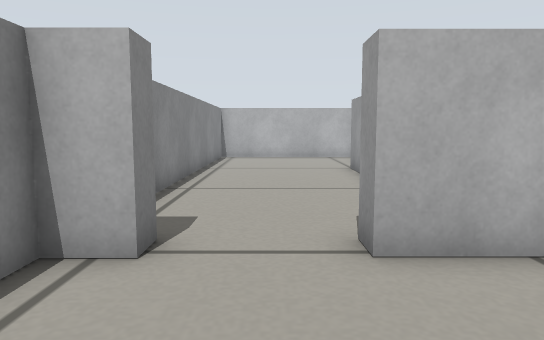
[1] (above)

13 first-person views from a walk through a world built for the Gazebo simulator. The camera is 0.29 m above the floor, tilts 6° down and sees 70° across. The floor is counted in squares, 0.2 m on a side. Each view is taken from the middle of a square. On the plan, view 1 faces up. The plan holds only what a view shows up to about 16 squares ahead; the rest is blank.

[2]
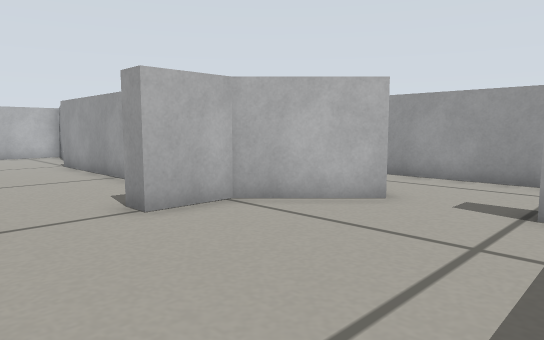

[3]
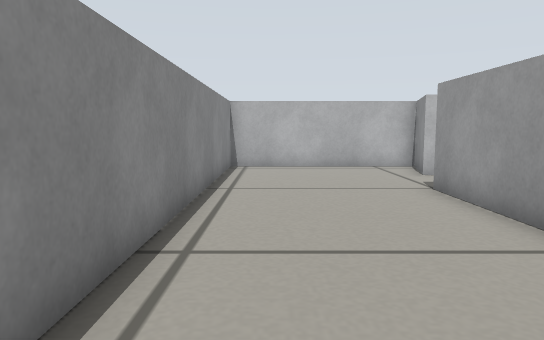

[4]
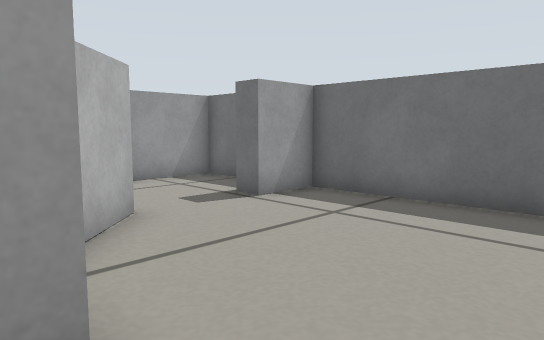

[5]
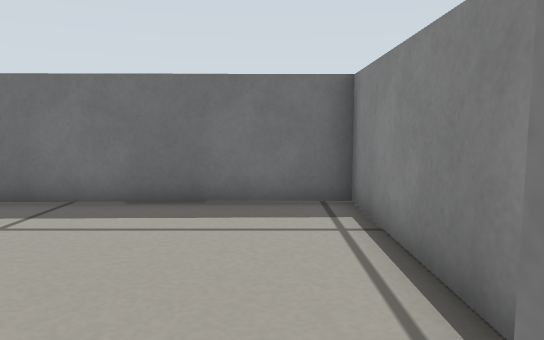

[6]
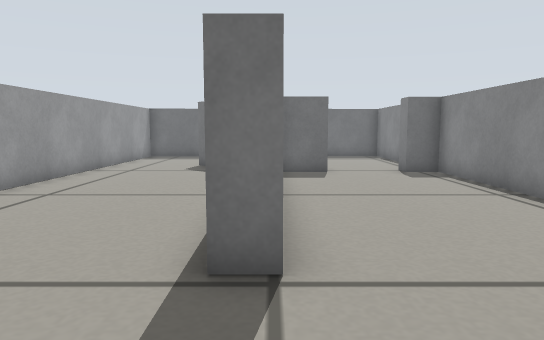

[7]
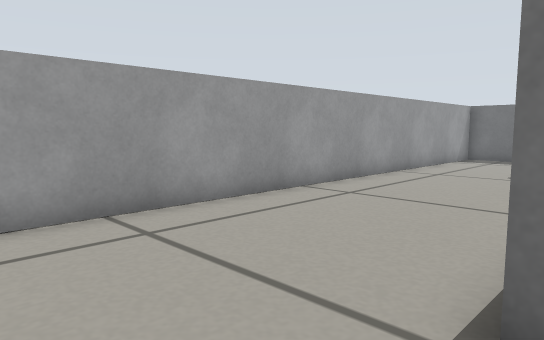

[8]
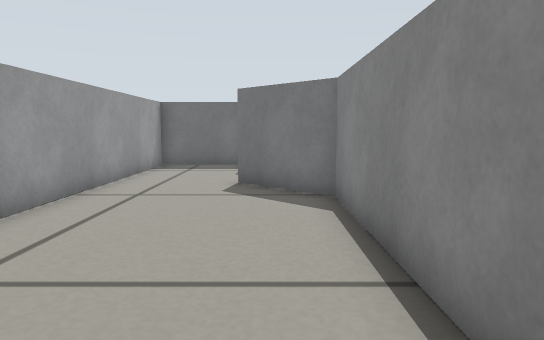

[9]
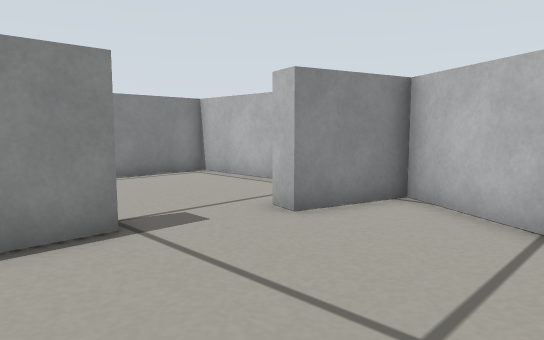

[10]
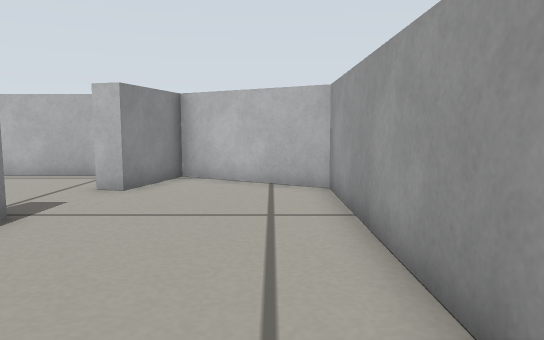

[11]
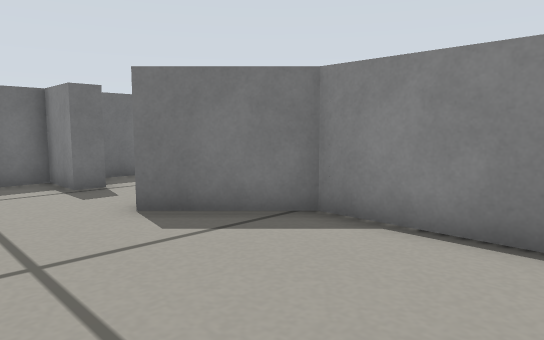

[12]
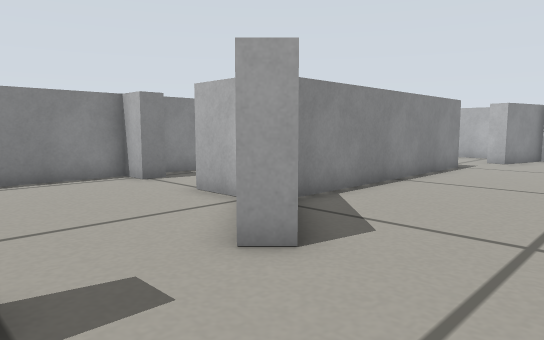

[13]
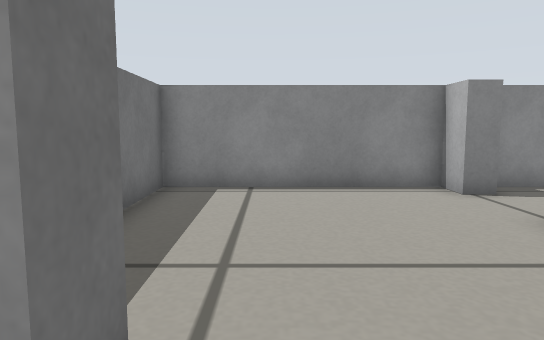

### Floor plan
Points are (right, up) in squares from view 1. A wall is a line through its corners. A room is listed if a view was taken in it or the views show most of it. See-through windows are left out.
Room 1 (views 1, 2, 3, 4, 5, 6, 7, 8, 9, 10, 11, 12, 13)
walls: (2.9, 8.9) (2.9, 14.3) (3.6, 14.3) (3.6, 4.8) (5.9, 2.5) (5.4, 2) (3.1, 4.3) (1.1, 4.3) (1.1, 5) (2.6, 5); (-1.5, 5) (-1.5, 4.3) (-2.6, 4.3) (-2.6, -2.7) (5.1, -2.6) (5.1, -0.7) (5.9, -0.7) (5.9, -2.6) (9.4, -2.5) (9.4, 17.4) (5.3, 19.8) (4.5, 17) (3.8, 17.2) (4.5, 20) (-2.6, 20) (-2.6, 5) (-1.5, 5)

Where each view was taken, in squares from view 1:
view 1: 0 up, 0 right, facing up
view 2: 2 down, 2 left, facing up-right
view 3: 5 up, 1 left, facing up
view 4: 5 up, 1 left, facing down-right
view 5: 5 up, 1 left, facing down
view 6: 18 up, 3 right, facing down
view 7: 17 up, 3 right, facing down-right
view 8: 13 up, 5 right, facing down
view 9: 12 up, 9 right, facing up-left
view 10: 8 up, 8 right, facing up
view 11: 9 up, 9 right, facing down-left
view 12: 1 down, 9 right, facing up-left
view 13: 0 up, 7 right, facing left
